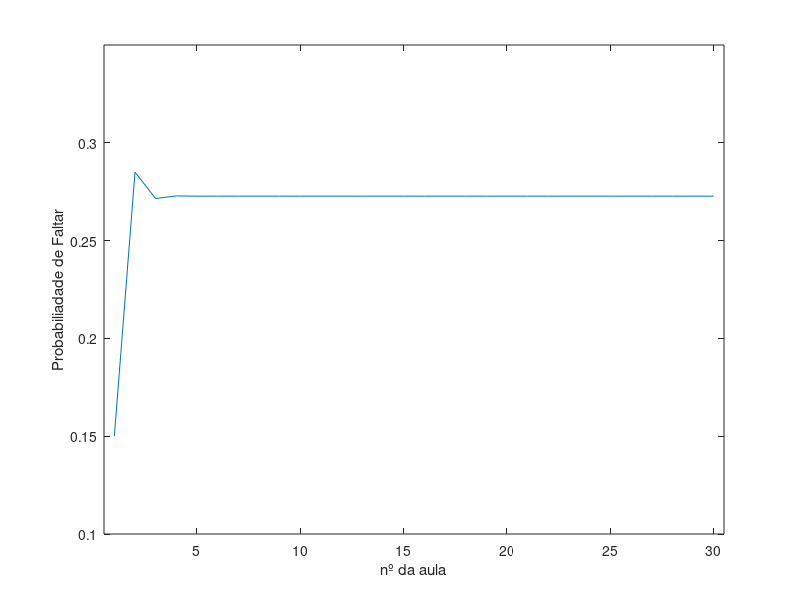

This chart was generated by the following MATLAB code:
%% 1.

% Constantes
NAO_FALTAR = 1;
FALTAR = 2;

%    1-F  F
T = [0.7 0.8
     0.3 0.2];

%% 1. a)

% vetor estado incial
v0 = [0 0]';
v0(NAO_FALTAR) = 1;

% vetor estado apos 2 transiçoes (vn = T^n * v0)
v2 = T^2 * v0;
% Probabilidade de nao faltar depois de 2 transicoes
disp("P_a="+v2(NAO_FALTAR));

% Resposta: 0.73


%% 1. b)

% vetor estado incial
v0 = [0 0]';
v0(FALTAR) = 1;

% vetor estado apos 2 transiçoes (vn = T^n * v0)
v2 = T^2 * v0;
% Probabilidade de nao faltar depois de 2 transicoes
disp("P_b="+v2(NAO_FALTAR));

% Resposta: 0.72


%% 1. c)

% vetor estado incial
v0 = [0 0]';
v0(NAO_FALTAR) = 1;

% vetor estado apos 29 transiçoes (vn = T^n * v0)
v29 = T^29 * v0;
% Probabilidade de nao faltar depois de 2 transicoes
disp("P_c="+v29(NAO_FALTAR));

% Resposta: 0.727


%% 1. d)

% vetor estado incial
v0 = [0 0]';
v0(NAO_FALTAR) = 0.85;
v0(FALTAR) = 1 - v0(NAO_FALTAR); % matriz estocastica

p = zeros(30,1);
p(1) = v0(FALTAR);

vi = v0;
for i=2:30
    vi = T * vi;
    p(i) = vi(FALTAR);
end

plot(1:30,p),axis([0.5,30.5 0.10,0.35]);
xlabel("nº da aula"),ylabel("Probabiliadade de Faltar");



